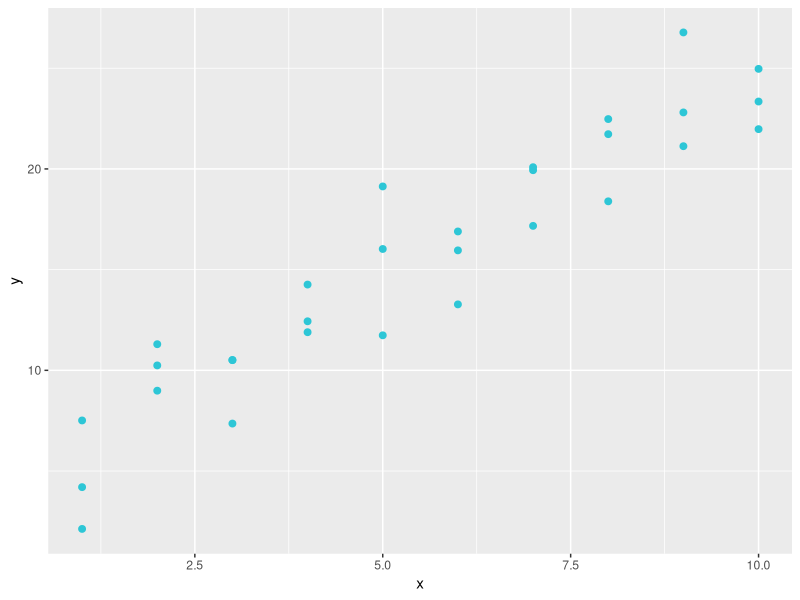
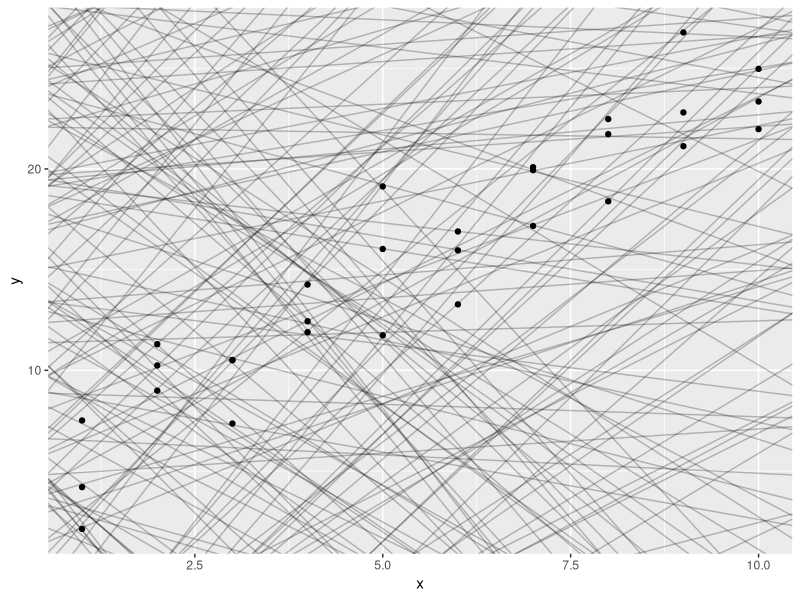
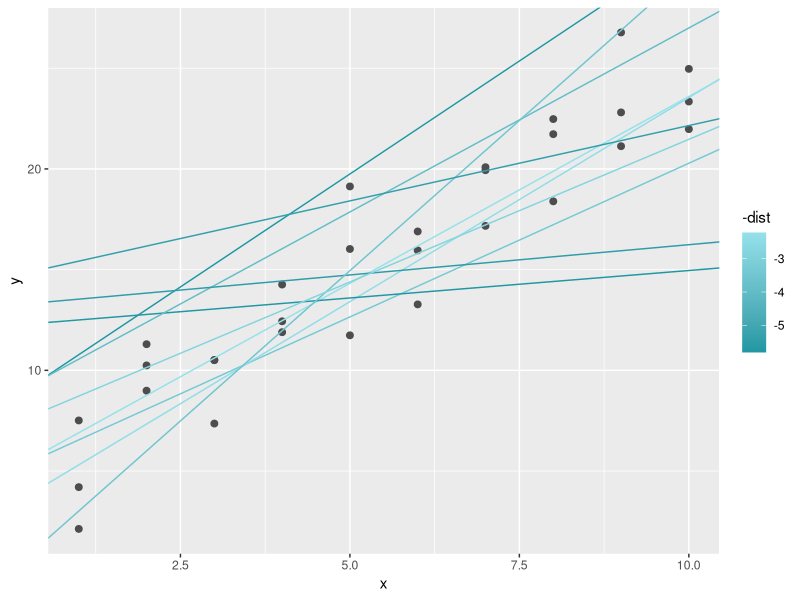
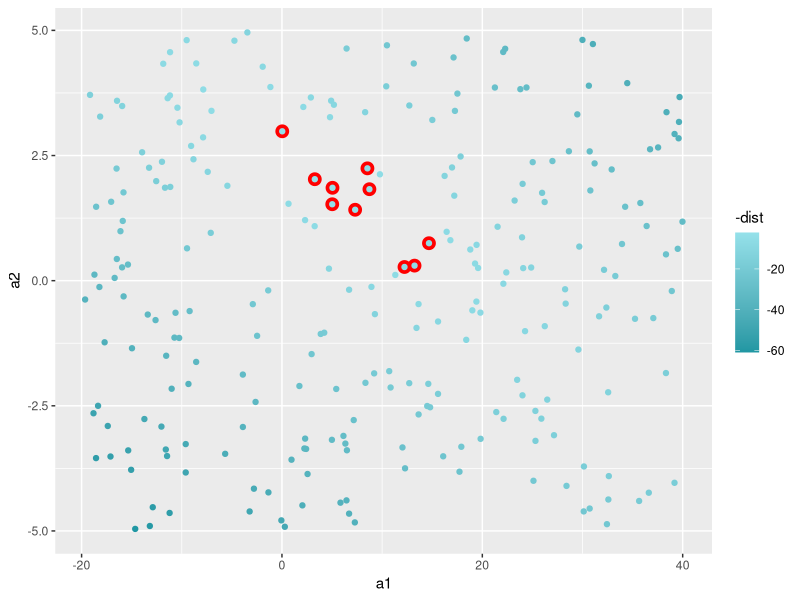
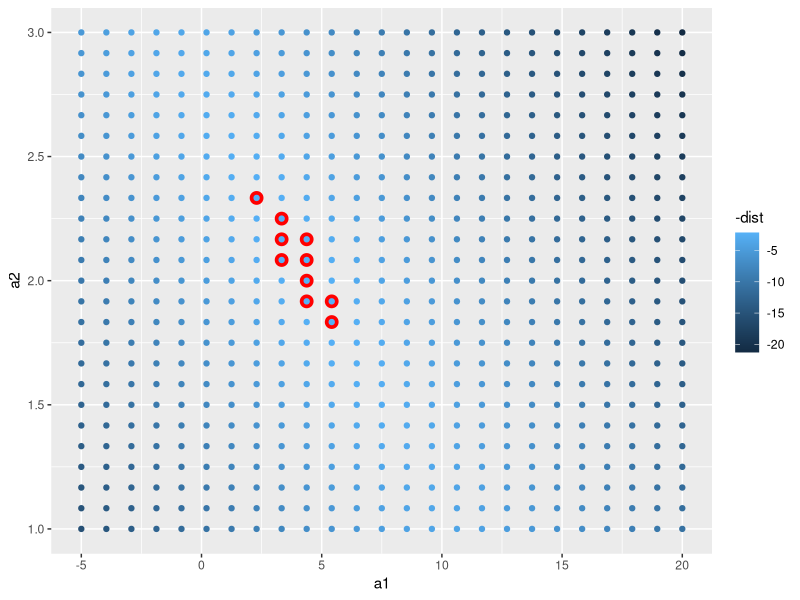
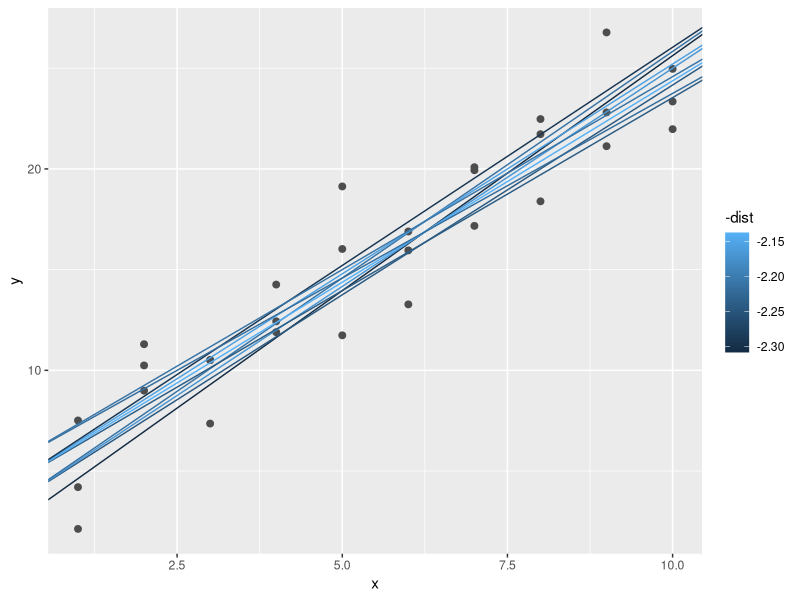
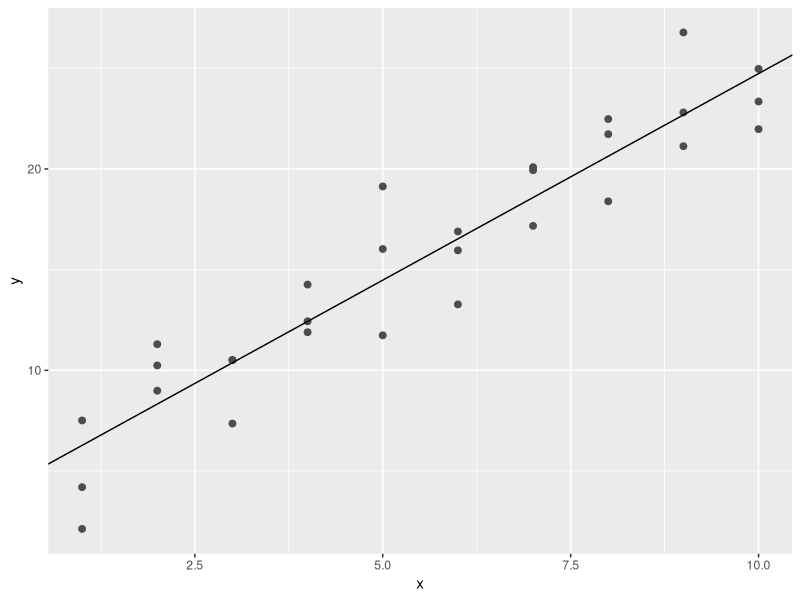

Here is the R script that generated these plots, in order:
library(tidyverse)
library(modelr)
#plot model
ggplot(sim1, aes(x, y)) + 
  geom_point(size = 2, colour = "#2DC6D6")

#generating a few and overlaying them on the data
models <- tibble(
  a1 = runif(250, -20, 40),
  a2 = runif(250, -5, 5)
)

ggplot(sim1, aes(x, y)) + 
  geom_abline(aes(intercept = a1, slope = a2), data = models, alpha = 1/4) +
  geom_point()

#turn our model family into an R function
model1 <- function(a, data) {
  a[1] + data$x * a[2]
}
model1(c(7, 1.5), sim1)
## [1]  8.5  8.5  8.5 10.0 10.0 10.0 11.5 11.5
##[9] 11.5 13.0 13.0 13.0 14.5 14.5 14.5 16.0
##[17] 16.0 16.0 17.5 17.5 17.5 19.0 19.0 19.0
##[25] 20.5 20.5 20.5 22.0 22.0 22.0

#compute the difference between actual and predicted, square them, average them, and the take the square root
measure_distance <- function(mod, data) {
  diff <- data$y - model1(mod, data)
  sqrt(mean(diff ^ 2))
}
measure_distance(c(7, 1.5), sim1)
##[1] 2.665212

#use purrr to compute the distance for all the models defined above
sim1_dist <- function(a1, a2) {
  measure_distance(c(a1, a2), sim1)
}

models <- models %>% 
  mutate(dist = purrr::map2_dbl(a1, a2, sim1_dist))
models
## # A tibble: 250 × 3
##a1     a2  dist
##<dbl>  <dbl> <dbl>
##  1  30.4    2.92   31.2
##2  27.2   -0.114  12.9
##3  27.2    2.06   23.2
##4  -3.00  -1.89   31.1
##5  18.1   -1.39   11.3
##6   0.551 -4.55   44.3
##7  -3.21  -0.464  22.6
##8  27.4   -0.701  11.5
##9 -18.5    4.62   11.5
##10  26.7    3.33   29.8
## # … with 240 more rows

#overlay the 10 best models on to the data. I’ve coloured the models by -dist#
ggplot(sim1, aes(x, y)) + 
  geom_point(size = 2, colour = "grey30") + 
  geom_abline(
    aes(intercept = a1, slope = a2, colour = -dist), 
    data = filter(models, rank(dist) <= 10)
  ) +
  scale_color_continuous(low = "#2097A3", high = "#95E1EA")

#visualising with a scatterplot of ..., again coloured by -dist.
ggplot(models, aes(a1, a2)) +
  geom_point(data = filter(models, rank(dist) <= 10), size = 4, colour = "red") +
  geom_point(aes(colour = -dist)) +
  scale_color_continuous(low = "#2097A3", high = "#95E1EA")

#generate an evenly spaced grid of points (this is called a grid search)
grid <- expand_grid(
  a1 = seq(-5, 20, length = 25),
  a2 = seq(1, 3, length = 25)
) %>% 
  mutate(dist = purrr::map2_dbl(a1, a2, sim1_dist))

grid %>% 
  ggplot(aes(a1, a2)) +
  geom_point(data = filter(grid, rank(dist) <= 10), size = 4, colour = "red") +
  geom_point(aes(colour = -dist))

#overlay the best 10 models back on the original data,
ggplot(sim1, aes(x, y)) + 
  geom_point(size = 2, colour = "grey30") + 
  geom_abline(
    aes(intercept = a1, slope = a2, colour = -dist), 
    data = filter(grid, rank(dist) <= 10)
  )

#to tackle that problem: a numerical minimization tool called Newton-Raphson search. The intuition of Newton-Raphson is pretty simple: you pick a starting point and look around for the steepest slope. You then ski down that slope a little way, and then repeat again and again, until you can’t go any lower. In R, we can do that with optim():
best <- optim(c(0, 0), measure_distance, data = sim1)
best$par
## [1] 4.22 2.05

ggplot(sim1, aes(x, y)) + 
  geom_point(size = 2, colour = "grey30") + 
  geom_abline(intercept = best$par[1], slope = best$par[2])

#lm() will translate to a function like .. We can fit the model and look at the output:
sim1_mod <- lm(y ~ x, data = sim1)
coef(sim1_mod)
## (Intercept)           x 
##        4.22        2.05

